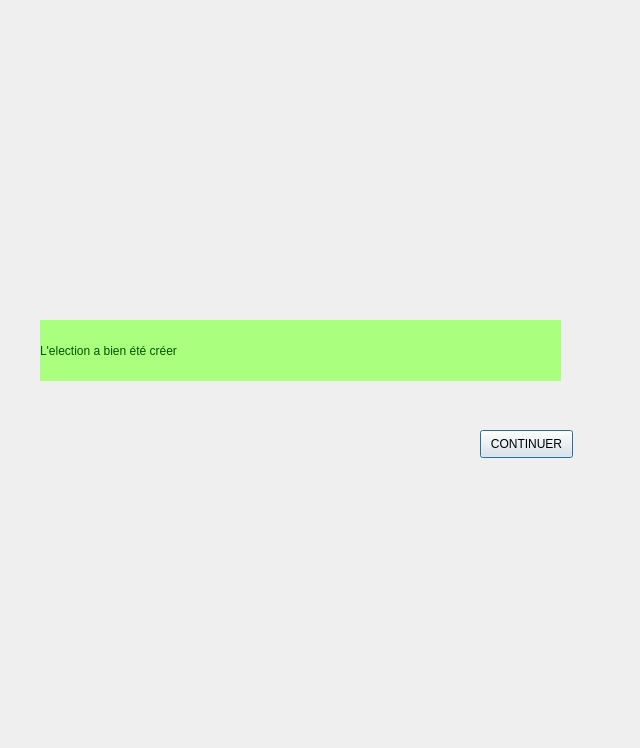
<?xml version="1.0" encoding="UTF-8"?>
<ui version="4.0">
 <class>Dialog</class>
 <widget class="QDialog" name="Dialog">
  <property name="geometry">
   <rect>
    <x>0</x>
    <y>0</y>
    <width>640</width>
    <height>748</height>
   </rect>
  </property>
  <property name="windowTitle">
   <string>Dialog</string>
  </property>
  <widget class="QLabel" name="label">
   <property name="geometry">
    <rect>
     <x>40</x>
     <y>320</y>
     <width>521</width>
     <height>61</height>
    </rect>
   </property>
   <property name="styleSheet">
    <string notr="true">color: rgb(0, 85, 0);
font: 8pt &quot;Kristen ITC&quot;;
font: 24pt &quot;Kristen ITC&quot;;
background-color: rgb(170, 255, 127);
border-color: rgb(0, 0, 0);</string>
   </property>
   <property name="text">
    <string>L'election a bien été créer</string>
   </property>
  </widget>
  <widget class="QPushButton" name="buttonBackMain">
   <property name="geometry">
    <rect>
     <x>480</x>
     <y>430</y>
     <width>93</width>
     <height>28</height>
    </rect>
   </property>
   <property name="text">
    <string>CONTINUER</string>
   </property>
  </widget>
 </widget>
 <resources/>
 <connections/>
</ui>
